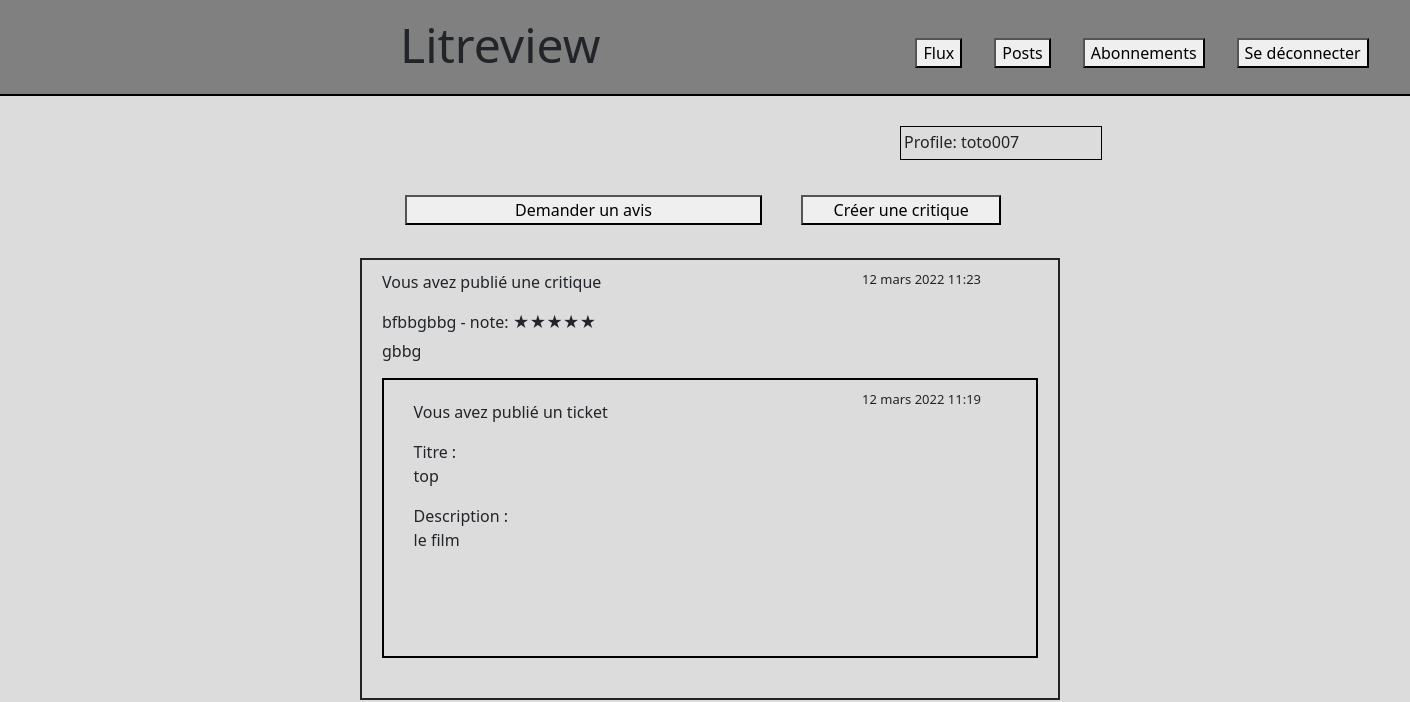
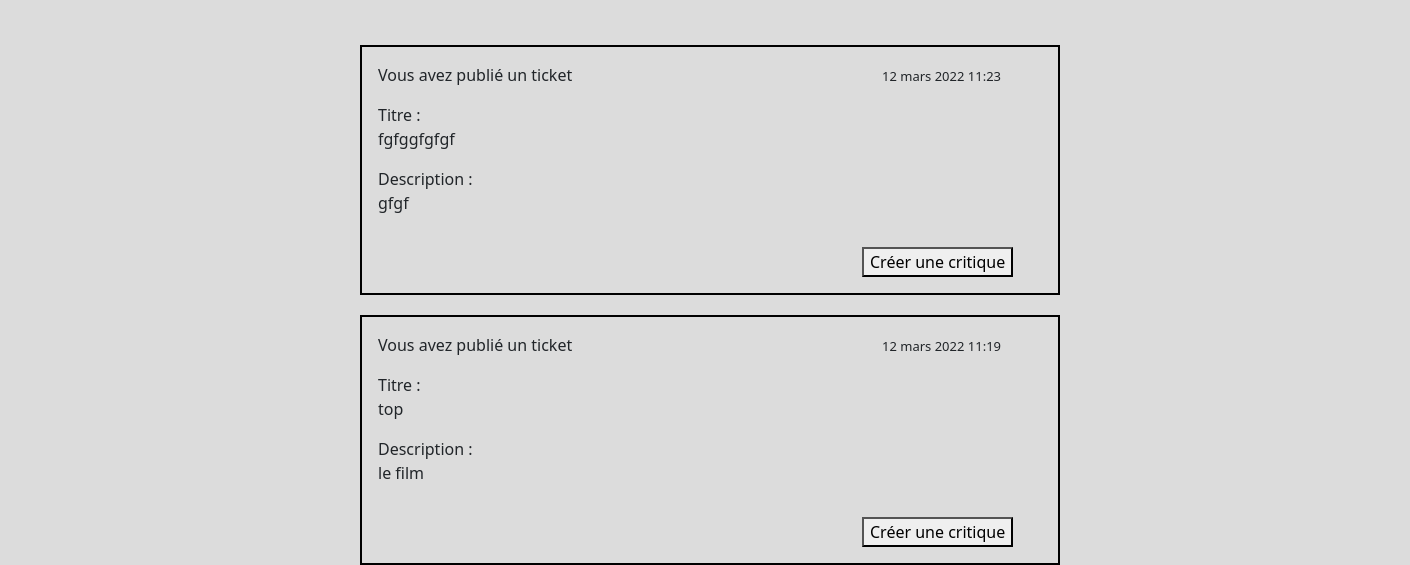
Page /flux/ (signed in) on the earlier database version (2 pictures, top to bottom).
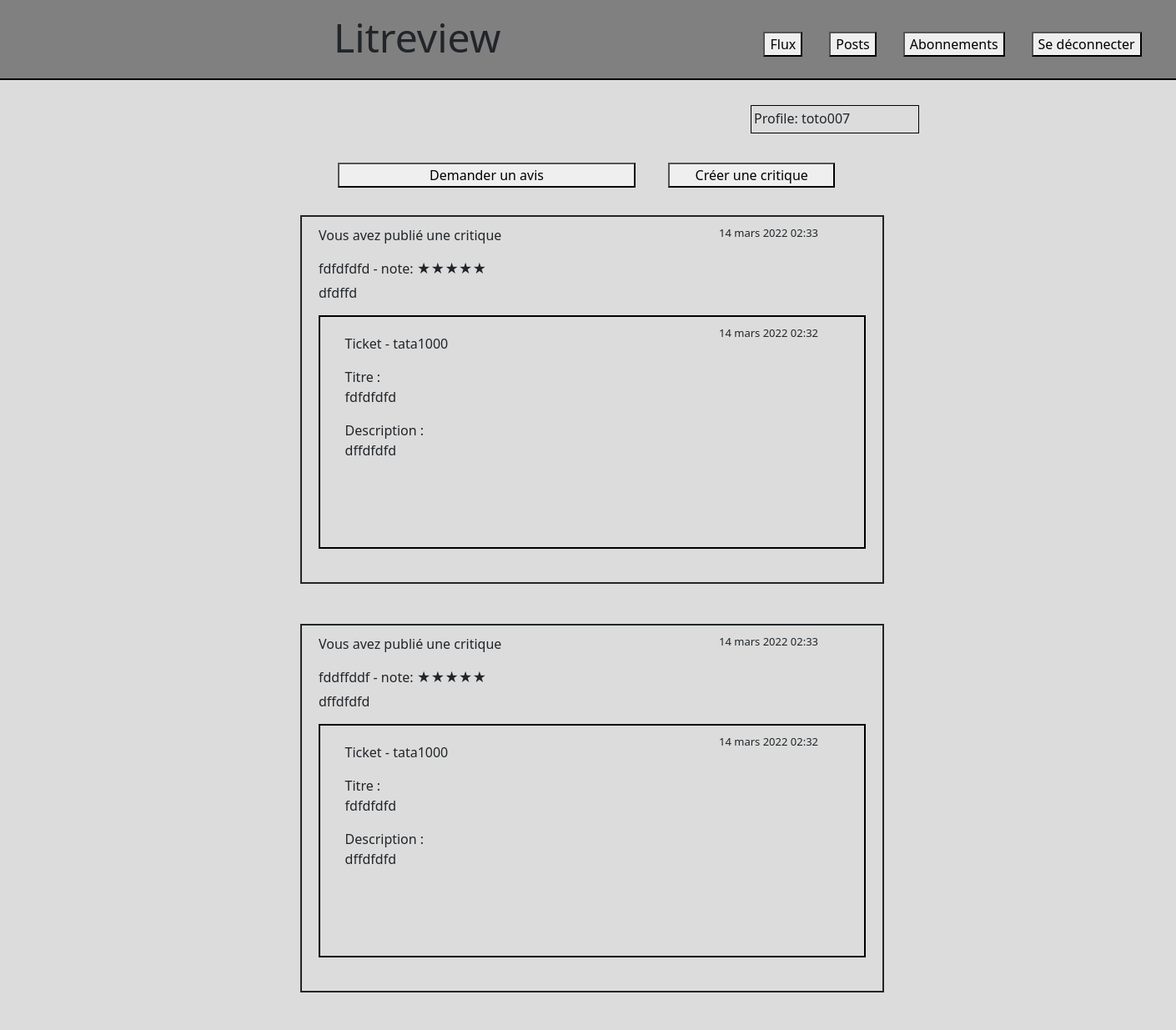
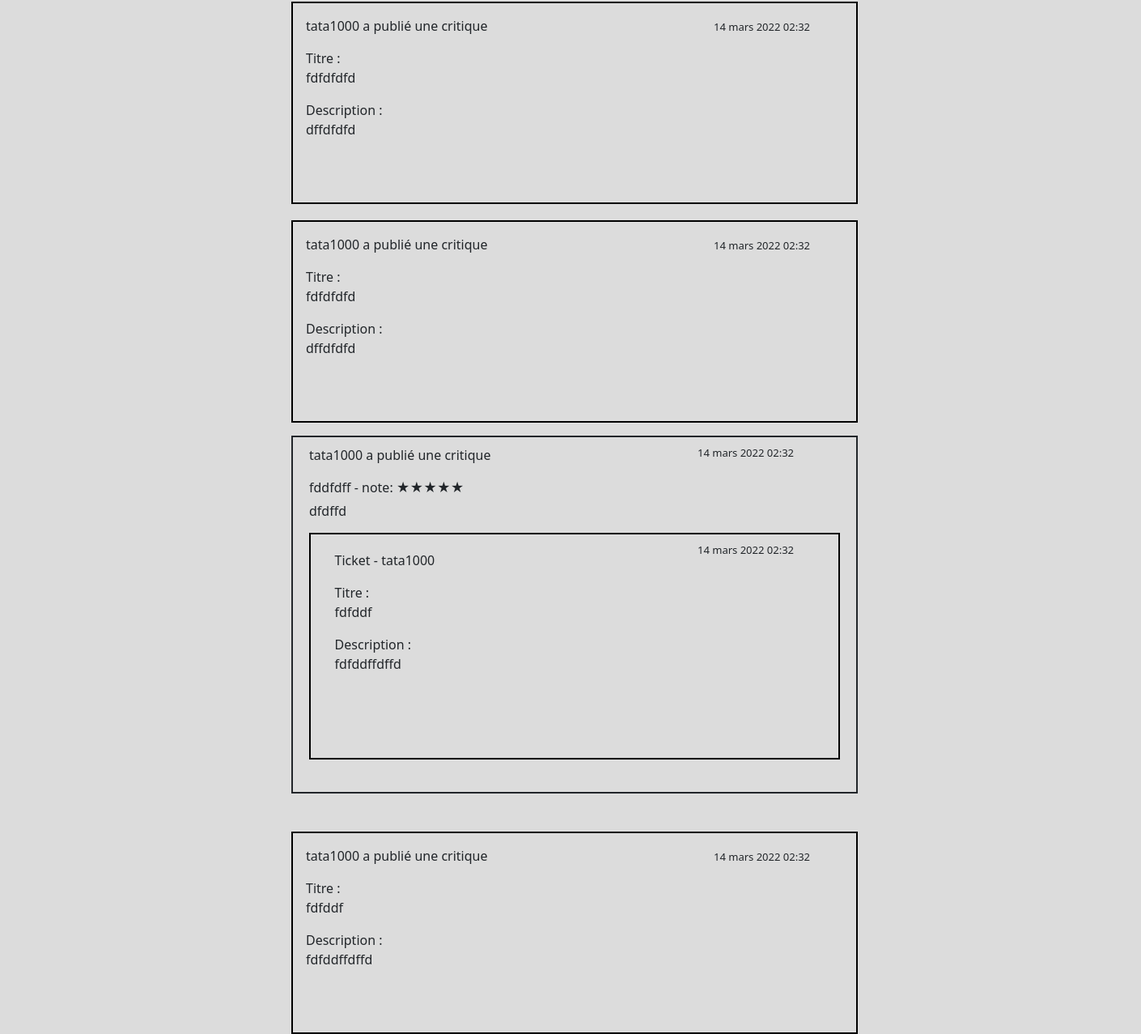
Same page on the later database version (2 pictures, top to bottom).
### litreview/models.py (models this page shows, shortened)
class Review(models.Model):
    ticket = models.ForeignKey(Ticket, on_delete=models.CASCADE)
    rating = models.PositiveSmallIntegerField(validators=[MinValueValidator(0), MaxValueValidator(5)])
    user = models.ForeignKey(settings.AUTH_USER_MODEL, on_delete=models.CASCADE)
    headline = models.CharField(max_length=128)
    body = models.TextField(max_length=8192, blank=True)
    time_created = models.DateTimeField(auto_now_add=True)
    answer_review = models.BooleanField(default=False)

class Ticket(models.Model):
    title = models.CharField(max_length=128)
    description = models.TextField(max_length=128)
    user = models.ForeignKey(settings.AUTH_USER_MODEL, on_delete=models.CASCADE)
    time_created = models.DateTimeField(auto_now_add=True)
    answer_review = models.BooleanField(default=False)

### authentication/models.py (models this page shows)
class User(AbstractUser):
    pass

### litreview/views.py (the view)
# urls.py: path('', FluxView.as_view(), name='litreview-flux'),
class FluxView(LoginRequiredMixin, ListView):
    template_name = 'litreview/flux.html'
    def get_queryset(self):
        user_following_by = self.request.user.following_by.values('user')
        review_following = Review.objects.filter(user__in=user_following_by)
        review_answer = Review.objects.exclude(user=self.request.user).filter(ticket__user=self.request.user)
        user_review = Review.objects.filter(user=self.request.user)
        qs_review = user_review.union(review_following)
        ticket_following = Ticket.objects.filter(user__in=user_following_by)
        user_ticket = Ticket.objects.filter(user=self.request.user)
        qs_ticket = user_ticket.union(ticket_following)
        posts = sorted(chain(qs_review, qs_ticket, review_answer), key=lambda post: post.time_created, reverse=True)
        qs = [{ContentType.objects.get_for_model(type(x)).name: x} for x in posts]
        return qs

### litreview/templates/litreview/flux.html (shortened to what this page needs)
{% extends "litreview/base.html" %}
{% block content %}
    <div id = "btn-createticketcreate-critique">
        <a href="{% url 'litreview-createticket' %}">
            <button class= "button-ask-critique" type="button">Demander un avis</button>
        </a>
        <a href="{% url 'litreview-createcritique' %}">
            <button class= "button-create-critique" type="button">Créer une critique</button>
        </a>
    </div>
    <div>
        {% for obj in object_list %}
            {% if obj.ticket %}
                <div class="ticket-flux">
                    {% include 'litreview/ticket.html' %}
                    {% if obj.ticket.answer_review == False %}
                        <div class="btn-modificationpos-ticket">
                                <a href="{% url 'litreview-answercritique' obj.ticket.id %}">
                                    <button class ="ticket-btn-modified" type="button">Créer une critique</button></a>
                        </div>
                    {% elif user.username != obj.ticket.user.username and obj.ticket.answer_review == False %}
                        <div class="btn-modificationpos-ticket">
                                <a href="{% url 'litreview-answercritique' obj.ticket.id %}">
                                    <button class ="ticket-btn-modified" type="button">Créer une critique</button></a>
                        </div>
                    {% endif %}
                </div>
            {% elif obj.review %}
                <div class="review-main-flux">
                    {% include 'litreview/review.html' %}
                </div>
            {% endif %}
        {% endfor %}
    </div>
{% endblock %}

### litreview/templates/litreview/review.html
{% block content %}
  <div class="reviewflux">
      {% if user.username == obj.review.user.username %}
          <div class="review-user-flux"><p> Vous avez publié une critique</p></div>
      {% else %}
          <div class="review-user-flux"><p> {{obj.review.user.username}} a publié une critique</p></div>
      {% endif %}
      <div class="head-review-posts">
          <span>{{ obj.review.headline }} - note:
          {% if obj.review.rating == 1 %}
              <span>★</span>
          {% elif obj.review.rating == 2  %}
              <span>★★</span>
          {% elif obj.review.rating == 3  %}
              <span>★★★</span>
          {% elif obj.review.rating == 4  %}
              <span>★★★★</span>
          {% elif obj.review.rating == 5  %}
              <span>★★★★★</span>
          {% endif %}
      </span>
      </div>
          <div class="body-review-flux">{{ obj.review.body }}</div>
          <div class="post-time-review">{{ obj.review.time_created }}</div>
          <div class="review-ticket">
              {% if user.username == obj.review.ticket.user.username %}
                  <div class="review-user-flux" ><p>Vous avez publié un ticket</p></div>
              {% else %}
                  <div class="review-user-flux" ><p>Ticket - {{obj.review.ticket.user.username}}</p></div>
              {% endif %}
              <div class="titlepost">Titre : <p>{{ obj.review.ticket.title }}</p></div>
              <div class="descriptionpost">Description :<p>{{ obj.review.ticket.description}}</p></div>
              <div class="post-time"><p>{{ obj.review.ticket.time_created }}</p></div>
          </div>
    </div>
{% endblock %}

### litreview/templates/litreview/ticket.html
{% block content %}
    <div class="ticket-user">
        {% if user.username == obj.ticket.user.username %}
            <p>Vous avez publié un ticket</p>
        {% else %}
            <p> {{obj.ticket.user.username}} a publié une critique</p>
        {% endif %}
        <div class="ticket-title-post">Titre : <p>{{ obj.ticket.title }}</p></div>
        <div class="ticket-description-post">Description :<p>{{ obj.ticket.description}}</p></div>
        <div class="ticket-post-time"><p>{{ obj.ticket.time_created }}</p></div>
    </div>
{% endblock %}

Differences in the rows shown:
removed Review: shows "Vous avez publié une critique", review.headline "bfbbgbbg", review.body "gbbg", review.time_created "12 mars 2022 11:23", shows "Vous avez publié un ticket", review.ticket "top", review.ticket.description "le film", review.ticket.time_created "12 mars 2022 11:19"
removed Ticket: shows "Vous avez publié un ticket", ticket "fgfggfgfgf", ticket.description "gfgf", ticket.time_created "12 mars 2022 11:23", answer_review "Créer une critique"
removed Ticket: shows "Vous avez publié un ticket", ticket "top", ticket.description "le film", ticket.time_created "12 mars 2022 11:19", answer_review "Créer une critique"
added Review: shows "Vous avez publié une critique", review.headline "fdfdfdfd", review.body "dfdffd", review.time_created "14 mars 2022 02:33", review.ticket.user.username "tata1000", review.ticket "fdfdfdfd", review.ticket.description "dffdfdfd", review.ticket.time_created "14 mars 2022 02:32"
added Review: shows "Vous avez publié une critique", review.headline "fddffddf", review.body "dffdfdfd", review.time_created "14 mars 2022 02:33", review.ticket.user.username "tata1000", review.ticket "fdfdfdfd", review.ticket.description "dffdfdfd", review.ticket.time_created "14 mars 2022 02:32"
added Ticket: ticket.user.username "tata1000", ticket "fdfdfdfd", ticket.description "dffdfdfd", ticket.time_created "14 mars 2022 02:32"
added Ticket: ticket.user.username "tata1000", ticket "fdfdfdfd", ticket.description "dffdfdfd", ticket.time_created "14 mars 2022 02:32"
added Review: review.user.username "tata1000", review.headline "fddfdff", review.body "dfdffd", review.time_created "14 mars 2022 02:32", review.ticket.user.username "tata1000", review.ticket "fdfddf", review.ticket.description "fdfddffdffd", review.ticket.time_created "14 mars 2022 02:32"
added Ticket: ticket.user.username "tata1000", ticket "fdfddf", ticket.description "fdfddffdffd", ticket.time_created "14 mars 2022 02:32"
